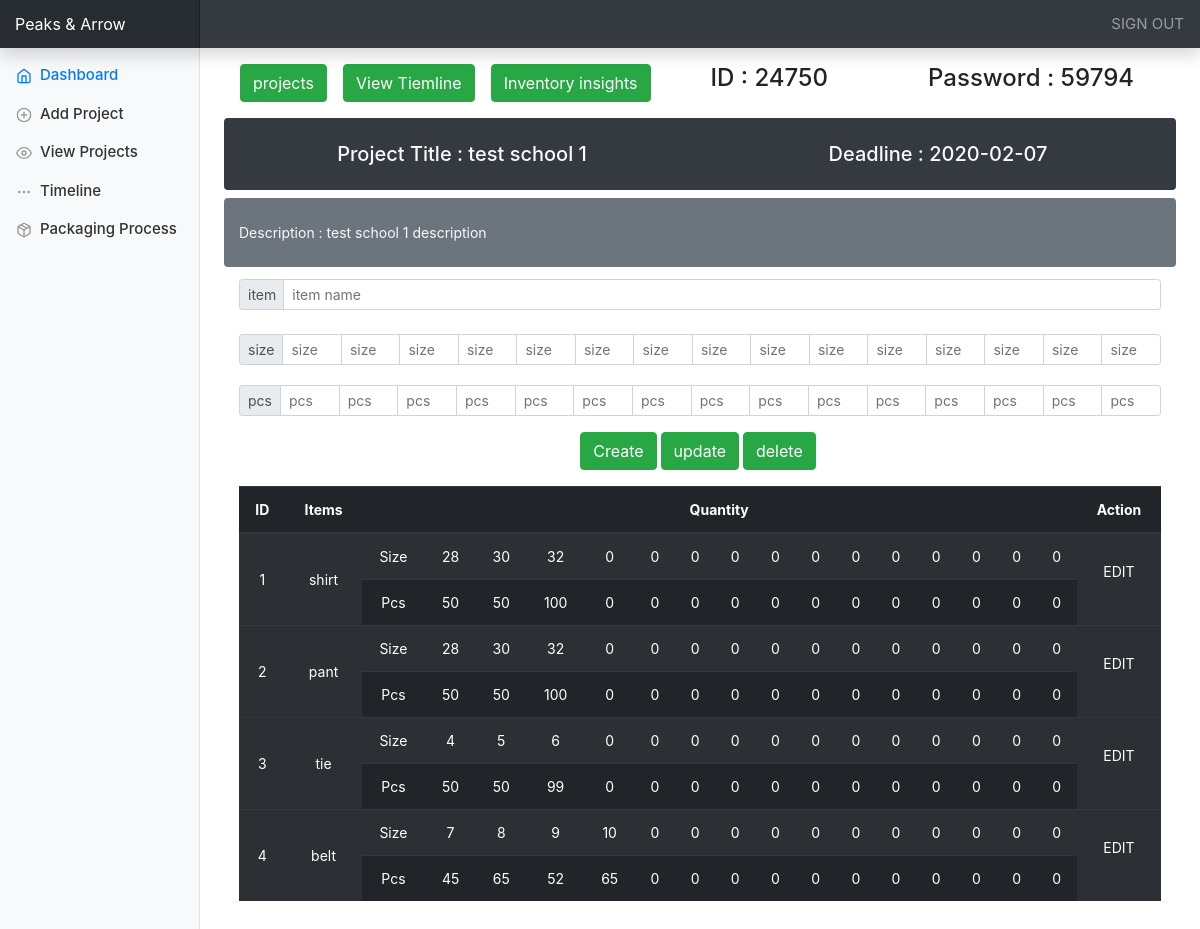
Screenshot of /project_report.php?id=1 (signed in) with the database file from the repository.
### tables this page shows
CREATE TABLE `projects` (
  `id` int(11) NOT NULL,
  `title` varchar(255) DEFAULT NULL,
  `deadline` varchar(50) DEFAULT NULL,
  `info` varchar(255) DEFAULT NULL,
  `school_id` varchar(255) DEFAULT NULL,
  `school_password` varchar(255) DEFAULT NULL
);

CREATE TABLE `items` (
  `id` int(11) NOT NULL,
  `project_id` int(11) NOT NULL,
  `item_name` varchar(25) NOT NULL,
  `s1` int(50) NOT NULL,
  `s2` int(50) NOT NULL,
  `s3` int(50) NOT NULL,
  `s4` int(50) NOT NULL,
  `s5` int(50) NOT NULL,
  `s6` int(50) NOT NULL,
  `s7` int(50) NOT NULL,
  `s8` int(50) NOT NULL,
  `s9` int(50) NOT NULL,
  `s10` int(50) NOT NULL,
  `s11` int(50) NOT NULL,
  `s12` int(50) NOT NULL,
  `s13` int(50) NOT NULL,
  `s14` int(50) NOT NULL,
  `s15` int(50) NOT NULL,
  `p1` int(50) NOT NULL,
  `p2` int(50) NOT NULL,
  `p3` int(50) NOT NULL,
  `p4` int(50) NOT NULL,
  `p5` int(50) NOT NULL,
  `p6` int(50) NOT NULL,
  `p7` int(50) NOT NULL,
  `p8` int(50) NOT NULL,
  `p9` int(50) NOT NULL,
  `p10` int(50) NOT NULL,
  `p11` int(50) NOT NULL,
  `p12` int(50) NOT NULL,
  `p13` int(50) NOT NULL,
  `p14` int(50) NOT NULL,
  `p15` int(50) NOT NULL
);

### operations.php (called while the page is built, shortened)
<?php
    function getData($project_id){
        $query = "SELECT * FROM items where project_id = $project_id";
        $result = mysqli_query($GLOBALS['conn'], $query);
        if(mysqli_num_rows($result) > 0){
            return $result;
            }
        }
?>

### project_report.php (the view, shortened to what this page needs)
<?php
require_once("operations.php");
$id = $_GET['id'];
$sql=" SELECT * FROM projects WHERE id = $id ";
$quey=mysqli_query($conn,$sql);
$row = mysqli_fetch_assoc($quey);
?>
<!DOCTYPE html>
<html>
<head>
    <link rel="stylesheet" href="https://stackpath.bootstrapcdn.com/bootstrap/4.1.0/css/bootstrap.min.css">
    <link rel="stylesheet" href="./css/dashboard.css">
    <link rel="stylesheet" href="./css/style.css">
</head>
<body>
<nav class="navbar navbar-dark fixed-top bg-dark flex-md-nowrap p-0 shadow">
  <a class="navbar-brand col-sm-3 col-md-2 mr-0" href="#">Peaks & Arrow</a>
  <ul class="navbar-nav px-3">
    <li class="nav-item text-nowrap">
      <a class="nav-link" href="logout.php">SIGN OUT</a>
    </li>
  </ul>
</nav>
<div class="container-fluid">
  <div class="row">
    <nav class="col-md-2 d-none d-md-block bg-light sidebar">
      <div class="sidebar-sticky">
        <ul class="nav flex-column">
          <li class="nav-item">
            <a class="nav-link active" href="dashboard.php">
              <span data-feather="home"></span>
              Dashboard <span class="sr-only">(current)</span>
            </a>
          </li>
          <li class="nav-item">
            <a class="nav-link" href="add_project.php">
              <span data-feather="plus-circle"></span>
              Add Project
            </a>
          </li>
          <li class="nav-item">
            <a class="nav-link" href="view_project.php">
              <span data-feather="eye"></span>
              View Projects
            </a>
            </li>
          <li class="nav-item">
            <a class="nav-link" href="timeline.php">
              <span data-feather="more-horizontal"></span>
              Timeline
            </a>
          </li>
          <li class="nav-item">
            <a class="nav-link" href="packaging.php">
              <span data-feather="package"></span>
              Packaging Process
            </a>
          </li>
        </ul>
      </div>
    </nav>
    <main role="main" class="col-md-9 ml-sm-auto col-lg-10 px-4">
    <div class="row pt-3 ml-3"><a class="pr-3" href="view_project.php"><button class="btn btn-success">projects</button></a>
    <a class="pr-3" href="timeline.php"><button class="btn btn-success">View Tiemline</button></a>
    <a href="inventory_insights.php"><button class="btn btn-success">Inventory insights</button></a>
    <h4 style="margin-left:60px;">
      ID : <?php echo $row['school_id'] ?>
    </h4>
    <h4 style="margin-left:100px;">
      Password : <?php echo $row['school_password']; ?>
    </h4>
  </div>
      <div class="d-flex justify-content-between flex-wrap flex-md-nowrap align-items-center pt-3 pb-2 mb-3">
<div class="container text-center ">
    <h5 class="py-4 bg-dark text-light rounded row">
        <div class="col">Project Title : <?php echo $row["title"];?></div>
        <div class="col">Deadline : <?php echo $row["deadline"];?></div>
    </h5>
    <div class="py-4 mb-2 bg-secondary text-light rounded row">
    <div class="col-sm-8 text-left">Description : <?php echo $row["info"];?></div>
    </div>
    <div class="d-flex justify-content-center">
        <form action="" method="POST" class="w-40">
            <div class="py-1">
            <div class="input-group input-group-sm mb-3">
                <div class="input-group-prepend ">
                <span class="input-group-text" id="inputGroup-sizing-sm">item</span>
                </div>
                <input type="text" autocomplete="off" placeholder="item name" name="item_name" class="form-control" aria-label="Sizing example input" aria-describedby="inputGroup-sizing-sm" value="" >
                </div>
            </div>
            <div class="pt-1">
            <div class="input-group input-group-sm mb-3">
                <div class="input-group-prepend ">
                <span class="input-group-text" id="inputGroup-sizing-sm">size</span>
                </div>
                <input type="number" autocomplete="off" name="s1" placeholder="size" class="form-control" aria-label="Sizing example input" aria-describedby="inputGroup-sizing-sm" value="">
                <input type="number" autocomplete="off" name="s2" placeholder="size" class="form-control" aria-label="Sizing example input" aria-describedby="inputGroup-sizing-sm" value="">
                <input type="number" autocomplete="off" name="s3" placeholder="size" class="form-control" aria-label="Sizing example input" aria-describedby="inputGroup-sizing-sm" value="">
                <input type="number" autocomplete="off" name="s4" placeholder="size" class="form-control" aria-label="Sizing example input" aria-describedby="inputGroup-sizing-sm" value="">
                <input type="number" autocomplete="off" name="s5" placeholder="size" class="form-control" aria-label="Sizing example input" aria-describedby="inputGroup-sizing-sm" value="">
                <input type="number" autocomplete="off" name="s6" placeholder="size" class="form-control" aria-label="Sizing example input" aria-describedby="inputGroup-sizing-sm" value="">
                <input type="number" autocomplete="off" name="s7" placeholder="size" class="form-control" aria-label="Sizing example input" aria-describedby="inputGroup-sizing-sm" value="">
                <input type="number" autocomplete="off" name="s8" placeholder="size" class="form-control" aria-label="Sizing example input" aria-describedby="inputGroup-sizing-sm" value="">
                <input type="number" autocomplete="off" name="s9" placeholder="size" class="form-control" aria-label="Sizing example input" aria-describedby="inputGroup-sizing-sm" value="">
                <input type="number" autocomplete="off" name="s10" placeholder="size" class="form-control" aria-label="Sizing example input" aria-describedby="inputGroup-sizing-sm" value="">
                <input type="number" autocomplete="off" name="s11" placeholder="size" class="form-control" aria-label="Sizing example input" aria-describedby="inputGroup-sizing-sm" value="">
                <input type="number" autocomplete="off" name="s12" placeholder="size" class="form-control" aria-label="Sizing example input" aria-describedby="inputGroup-sizing-sm" value="">
                <input type="number" autocomplete="off" name="s13" placeholder="size" class="form-control" aria-label="Sizing example input" aria-describedby="inputGroup-sizing-sm" value="">
                <input type="number" autocomplete="off" name="s14" placeholder="size" class="form-control" aria-label="Sizing example input" aria-describedby="inputGroup-sizing-sm" value="">
                <input type="number" autocomplete="off" name="s15" placeholder="size" class="form-control" aria-label="Sizing example input" aria-describedby="inputGroup-sizing-sm" value="">
                </div>
            </div>
            <div class="pt-1">
            <div class="input-group input-group-sm mb-3">
                <div class="input-group-prepend ">
                <span class="input-group-text" id="inputGroup-sizing-sm">pcs</span>
                </div>
                <input type="number" autocomplete="off" placeholder="pcs" class="form-control" aria-label="Sizing example input" aria-describedby="inputGroup-sizing-sm" value="" name="p1">
                <input type="number" autocomplete="off" placeholder="pcs" class="form-control" aria-label="Sizing example input" aria-describedby="inputGroup-sizing-sm" value="" name="p2">
                <input type="number" autocomplete="off" placeholder="pcs" class="form-control" aria-label="Sizing example input" aria-describedby="inputGroup-sizing-sm" value="" name="p3">
                <input type="number" autocomplete="off" placeholder="pcs" class="form-control" aria-label="Sizing example input" aria-describedby="inputGroup-sizing-sm" value="" name="p4">
                <input type="number" autocomplete="off" placeholder="pcs" class="form-control" aria-label="Sizing example input" aria-describedby="inputGroup-sizing-sm" value="" name="p5">
                <input type="number" autocomplete="off" placeholder="pcs" class="form-control" aria-label="Sizing example input" aria-describedby="inputGroup-sizing-sm" value="" name="p6">
                <input type="number" autocomplete="off" placeholder="pcs" class="form-control" aria-label="Sizing example input" aria-describedby="inputGroup-sizing-sm" value="" name="p7">
                <input type="number" autocomplete="off" placeholder="pcs" class="form-control" aria-label="Sizing example input" aria-describedby="inputGroup-sizing-sm" value="" name="p8">
                <input type="number" autocomplete="off" placeholder="pcs" class="form-control" aria-label="Sizing example input" aria-describedby="inputGroup-sizing-sm" value="" name="p9">
                <input type="number" autocomplete="off" placeholder="pcs" class="form-control" aria-label="Sizing example input" aria-describedby="inputGroup-sizing-sm" value="" name="p10">
                <input type="number" autocomplete="off" placeholder="pcs" class="form-control" aria-label="Sizing example input" aria-describedby="inputGroup-sizing-sm" value="" name="p11">
                <input type="number" autocomplete="off" placeholder="pcs" class="form-control" aria-label="Sizing example input" aria-describedby="inputGroup-sizing-sm" value="" name="p12">
                <input type="number" autocomplete="off" placeholder="pcs" class="form-control" aria-label="Sizing example input" aria-describedby="inputGroup-sizing-sm" value="" name="p13">
                <input type="number" autocomplete="off" placeholder="pcs" class="form-control" aria-label="Sizing example input" aria-describedby="inputGroup-sizing-sm" value="" name="p14">
                <input type="number" autocomplete="off" placeholder="pcs" class="form-control" aria-label="Sizing example input" aria-describedby="inputGroup-sizing-sm" value="" name="p15">
                </div>
            </div>
            <div class="d-flex justify-content-center">
                <button class="btn btn-success" name="create">Create</button>&nbsp;
                <button class="btn btn-success" onClick=" prompt()" name="update">update</button>&nbsp;
                <button class="btn btn-success" onClick=" prompt()" name="delete">delete</button>&nbsp;
            </div>
        </form>
    </div>
    <div class="d-flex table-data pt-3">
        <table class="table table-striped table-dark">
            <thead class="thead-dark">
                <tr>
                    <th>
                        ID
                    </th>
                    <th >
                        Items
                    </th>
                    <th colspan="16">
                        Quantity
                    </th>
                    <th colspan ="5">
                        Action
                    </th>
                </tr>
            </thead>
            <tbody id="tbody">
            <?php
            if(isset($_POST['create']) || isset($_POST['update']) || isset($id)){
                $result = getData($id);
                if($result){
                    while($row = mysqli_fetch_assoc($result)){?>
                    <tr>
                    <td data-id="<?php echo $row['id']; ?>" rowspan="2" style="vertical-align:middle;"><?php echo $row['id']; ?></td>
                    <td data-id="<?php echo $row['id']; ?>" rowspan="2" style="vertical-align:middle;"><?php echo $row['item_name']; ?></td>
                    <td>Size</td>
  <td data-id="<?php echo $row['id']; ?>"><?php echo $row['s1']; ?></td>
  <td data-id="<?php echo $row['id']; ?>"><?php echo $row['s2']; ?></td>
  <td data-id="<?php echo $row['id']; ?>"><?php echo $row['s3']; ?></td>
  <td data-id="<?php echo $row['id']; ?>"><?php echo $row['s4']; ?></td>
  <td data-id="<?php echo $row['id']; ?>"><?php echo $row['s5']; ?></td>
  <td data-id="<?php echo $row['id']; ?>"><?php echo $row['s6']; ?></td>
  <td data-id="<?php echo $row['id']; ?>"><?php echo $row['s7']; ?></td>
  <td data-id="<?php echo $row['id']; ?>"><?php echo $row['s8']; ?></td>
  <td data-id="<?php echo $row['id']; ?>"><?php echo $row['s9']; ?></td>
  <td data-id="<?php echo $row['id']; ?>"><?php echo $row['s10']; ?></td>
  <td data-id="<?php echo $row['id']; ?>"><?php echo $row['s11']; ?></td>
  <td data-id="<?php echo $row['id']; ?>"><?php echo $row['s12']; ?></td>
  <td data-id="<?php echo $row['id']; ?>"><?php echo $row['s13']; ?></td>
  <td data-id="<?php echo $row['id']; ?>"><?php echo $row['s14']; ?></td>
  <td data-id="<?php echo $row['id']; ?>"><?php echo $row['s15']; ?></td>
  <td rowspan="2"  style="vertical-align:middle;"> <p class="btnedit" data-id="<?php echo $row['id']; ?>"> EDIT </p></td>
                    </tr>
                    <tr>
                    <td>Pcs</td>
  <td data-id="<?php echo $row['id']; ?>"><?php echo $row['p1']; ?></td>
  <td data-id="<?php echo $row['id']; ?>"><?php echo $row['p2']; ?></td>
  <td data-id="<?php echo $row['id']; ?>"><?php echo $row['p3']; ?></td>
  <td data-id="<?php echo $row['id']; ?>"><?php echo $row['p4']; ?></td>
  <td data-id="<?php echo $row['id']; ?>"><?php echo $row['p5']; ?></td>
  <td data-id="<?php echo $row['id']; ?>"><?php echo $row['p6']; ?></td>
  <td data-id="<?php echo $row['id']; ?>"><?php echo $row['p7']; ?></td>
  <td data-id="<?php echo $row['id']; ?>"><?php echo $row['p8']; ?></td>
  <td data-id="<?php echo $row['id']; ?>"><?php echo $row['p9']; ?></td>
  <td data-id="<?php echo $row['id']; ?>"><?php echo $row['p10']; ?></td>
  <td data-id="<?php echo $row['id']; ?>"><?php echo $row['p11']; ?></td>
  <td data-id="<?php echo $row['id']; ?>"><?php echo $row['p12']; ?></td>
  <td data-id="<?php echo $row['id']; ?>"><?php echo $row['p13']; ?></td>
  <td data-id="<?php echo $row['id']; ?>"><?php echo $row['p14']; ?></td>
  <td data-id="<?php echo $row['id']; ?>"><?php echo $row['p15']; ?></td>
                    </tr>
            <?php
                    }
                }
            }
            ?>
            </tbody>
        </table>
    </div>
</div>
      </div>
    </main>
</body>
</html>

### css/dashboard.css (style rules this page uses)
body { font-size: .875rem; }
.feather { width: 16px; height: 16px; vertical-align: text-bottom; }
.sidebar { position: fixed; top: 0; bottom: 0; left: 0; z-index: 100; padding: 48px 0 0; box-shadow: inset -1px 0 0 rgba(0, 0, 0, .1); }
.sidebar-sticky { position: relative; top: 0; height: calc(100vh - 48px); padding-top: .5rem; overflow-x: hidden; overflow-y: auto; }
.sidebar .nav-link { font-weight: 500; color: #333; }
.sidebar .nav-link .feather { margin-right: 4px; color: #999; }
.sidebar .nav-link.active { color: #007bff; }
.sidebar .nav-link:hover .feather, .sidebar .nav-link.active .feather { color: inherit; }
[role="main"] { padding-top: 133px; }
@media (min-width: 768px) { [role="main"] { padding-top: 48px; } }
.navbar-brand { padding-top: .75rem; padding-bottom: .75rem; font-size: 1rem; background-color: rgba(0, 0, 0, .25); box-shadow: inset -1px 0 0 rgba(0, 0, 0, .25); }

### css/style.css (style rules this page uses)
body { background-color: rgb(255, 255, 255); }
a { color: black; text-decoration: none; font-size: 15px; }
.btnedit { cursor: pointer; }

### rows the page displays
projects: school "24750", school_password "59794", title "test school 1", deadline "2020-02-07", info "test school 1 description"
items: id "1", item_name "shirt", s1 "28", s2 "30", s3 "32", s4 "0", s5 "0", s6 "0", s7 "0", s8 "0", s9 "0", s10 "0", s11 "0", s12 "0", s13 "0", s14 "0", s15 "0", p1 "50", p2 "50", p3 "100", p4 "0", p5 "0", p6 "0", p7 "0", p8 "0", p9 "0", p10 "0", p11 "0", p12 "0", p13 "0", p14 "0", p15 "0"
items: id "2", item_name "pant", s1 "28", s2 "30", s3 "32", s4 "0", s5 "0", s6 "0", s7 "0", s8 "0", s9 "0", s10 "0", s11 "0", s12 "0", s13 "0", s14 "0", s15 "0", p1 "50", p2 "50", p3 "100", p4 "0", p5 "0", p6 "0", p7 "0", p8 "0", p9 "0", p10 "0", p11 "0", p12 "0", p13 "0", p14 "0", p15 "0"
items: id "3", item_name "tie", s1 "4", s2 "5", s3 "6", s4 "0", s5 "0", s6 "0", s7 "0", s8 "0", s9 "0", s10 "0", s11 "0", s12 "0", s13 "0", s14 "0", s15 "0", p1 "50", p2 "50", p3 "99", p4 "0", p5 "0", p6 "0", p7 "0", p8 "0", p9 "0", p10 "0", p11 "0", p12 "0", p13 "0", p14 "0", p15 "0"
items: id "4", item_name "belt", s1 "7", s2 "8", s3 "9", s4 "10", s5 "0", s6 "0", s7 "0", s8 "0", s9 "0", s10 "0", s11 "0", s12 "0", s13 "0", s14 "0", s15 "0", p1 "45", p2 "65", p3 "52", p4 "65", p5 "0", p6 "0", p7 "0", p8 "0", p9 "0", p10 "0", p11 "0", p12 "0", p13 "0", p14 "0", p15 "0"
